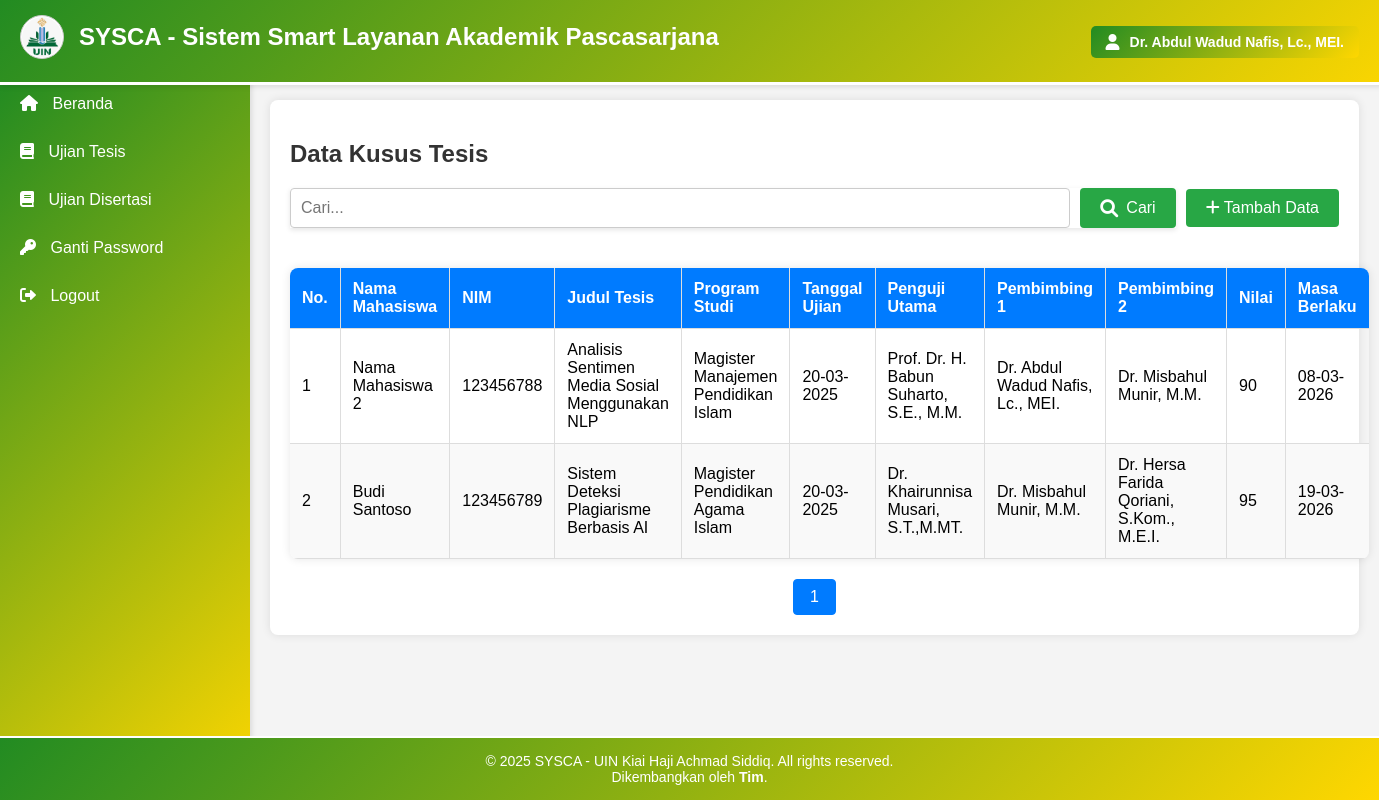
Page /view_tesis.php (signed in) on the committed database.
### tables this page shows
CREATE TABLE `kusus_tesis` (
  `id` int(11) NOT NULL,
  `id_tesis` int(11) NOT NULL,
  `tanggal_ujian` date NOT NULL,
  `id_penguji_utama` int(11) NOT NULL,
  `id_pembimbing1_penguji` int(11) NOT NULL,
  `id_pembimbing2_penguji` int(11) NOT NULL,
  `nilai` int(11) NOT NULL,
  `masa_berlaku` date DEFAULT NULL,
  `ketua_sidang` int(11) NOT NULL
);

CREATE TABLE `mahasiswa` (
  `id_mahasiswa` int(11) NOT NULL,
  `nama` varchar(100) NOT NULL,
  `nim` varchar(20) NOT NULL,
  `email` varchar(100) DEFAULT NULL,
  `telepon` varchar(15) DEFAULT NULL
);

CREATE TABLE `tesis` (
  `id_tesis` int(11) NOT NULL,
  `judul` varchar(255) NOT NULL,
  `abstrak` text,
  `tahun` year(4) DEFAULT NULL,
  `id_mahasiswa` int(11) DEFAULT NULL,
  `id_prodi` int(11) DEFAULT NULL,
  `status` enum('diajukan','diterima','ditolak','selesai') DEFAULT 'diajukan'
);

CREATE TABLE `prodi` (
  `id` int(11) NOT NULL,
  `Program` varchar(100) NOT NULL,
  `strata` int(1) NOT NULL
);

CREATE TABLE `dosen` (
  `id_dosen` int(11) NOT NULL,
  `nama` varchar(100) NOT NULL,
  `nidn` varchar(20) NOT NULL,
  `email` varchar(100) DEFAULT NULL,
  `telepon` varchar(15) DEFAULT NULL,
  `bidang_keahlian` varchar(100) DEFAULT NULL,
  `max` int(2) NOT NULL
);

### view_tesis.php (the view, shortened to what this page needs)
<?php
include 'koneksi.php';
$limit = 10;
$page = isset($_GET['page']) ? (int)$_GET['page'] : 1;
$start = ($page > 1) ? ($page * $limit) - $limit : 0;
$search = isset($_GET['search']) ? $_GET['search'] : '';
$searchCondition = $search ? "WHERE m.nama LIKE '%$search%' OR t.judul LIKE '%$search%' OR p.Program LIKE '%$search%'" : '';
$query = "
    SELECT
        k.id,
        k.id_tesis,
        k.id_penguji_utama,
        k.id_pembimbing1_penguji,
        k.id_pembimbing2_penguji,
        k.nilai,
        k.masa_berlaku,
        m.nama AS nama_mahasiswa,
        m.nim,
        t.judul AS judul_tesis,
        p.Program AS prodi,
        k.tanggal_ujian,
        d1.nama AS penguji_utama,
        d2.nama AS pembimbing1_penguji,
        d3.nama AS pembimbing2_penguji
    FROM
        kusus_tesis k
    JOIN
        tesis t ON k.id_tesis = t.id_tesis
    JOIN
        mahasiswa m ON t.id_mahasiswa = m.id_mahasiswa
    JOIN
        prodi p ON t.id_prodi = p.id
    JOIN
        dosen d1 ON k.id_penguji_utama = d1.id_dosen
    JOIN
        dosen d2 ON k.id_pembimbing1_penguji = d2.id_dosen
    JOIN
        dosen d3 ON k.id_pembimbing2_penguji = d3.id_dosen
    $searchCondition
    LIMIT $start, $limit";
$result = $koneksi->query($query);
$totalQuery = "
    SELECT COUNT(*) as total
    FROM kusus_tesis k
    JOIN tesis t ON k.id_tesis = t.id_tesis
    JOIN mahasiswa m ON t.id_mahasiswa = m.id_mahasiswa
    JOIN prodi p ON t.id_prodi = p.id
    $searchCondition";
$totalResult = $koneksi->query($totalQuery);
$totalData = $totalResult->fetch_assoc()['total'];
$totalPages = ceil($totalData / $limit);
?>
<!DOCTYPE html>
<html lang="id">
<head>
    <link rel="stylesheet" href="style.css">
    <link rel="stylesheet" href="https://cdnjs.cloudflare.com/ajax/libs/font-awesome/6.0.0/css/all.min.css">
    <link href="https://cdn.jsdelivr.net/npm/select2@4.1.0-rc.0/dist/css/select2.min.css" rel="stylesheet" />
</head>
<body>
    <?php include 'header.php'; ?>
    <?php include 'sidebar.php'; ?>
    <main class="content">
        <div class="container">
            <h2>Data Kusus Tesis</h2>
            <div class="search-and-add">
                <form method="GET" action="kusus_tesis.php" class="search-form">
                    <input type="text" name="search" placeholder="Cari..." value="<?php echo $search; ?>">
                    <button type="submit"><i class="fas fa-search"></i> Cari</button>
                </form>
                <button onclick="openAddModal()" class="btn-tambah"><i class="fas fa-plus"></i> Tambah Data</button>
            </div>
            <table>
                <thead>
                    <tr>
                        <th>No.</th>
                        <th>Nama Mahasiswa</th>
                        <th>NIM</th>
                        <th>Judul Tesis</th>
                        <th>Program Studi</th>
                        <th>Tanggal Ujian</th>
                        <th>Penguji Utama</th>
                        <th>Pembimbing 1</th>
                        <th>Pembimbing 2</th>
                        <th>Nilai</th>
                        <th>Masa Berlaku</th>
                    </tr>
                </thead>
                <tbody>
                    <?php
                        $no = 1;
                        while ($row = $result->fetch_assoc()):
                    ?>
                    <tr>
                        <td><?php echo $no; ?></td>
                        <td><?php echo $row['nama_mahasiswa']; ?></td>
                        <td><?php echo $row['nim']; ?></td>
                        <td><?php echo $row['judul_tesis']; ?></td>
                        <td><?php echo $row['prodi']; ?></td>
                        <td><?php echo date('d-m-Y', strtotime($row['tanggal_ujian'])); ?></td>
                        <td><?php echo $row['penguji_utama']; ?></td>
                        <td><?php echo $row['pembimbing1_penguji']; ?></td>
                        <td><?php echo $row['pembimbing2_penguji']; ?></td>
                        <td><?php echo $row['nilai']; ?></td>
                        <td><?php echo date('d-m-Y', strtotime($row['masa_berlaku'])); ?></td>
                    </tr>
                    <?php
                        $no++;
                        endwhile;
                    ?>
                </tbody>
            </table>
            <div class="pagination">
                <?php for ($i = 1; $i <= $totalPages; $i++): ?>
                    <a href="?page=<?php echo $i; ?>&search=<?php echo $search; ?>" class="<?php echo $page == $i ? 'active' : ''; ?>"><?php echo $i; ?></a>
                <?php endfor; ?>
            </div>
        </div>
    </main>
    <?php include 'footer.php'; ?>
</body>
</html>

### style.css (style rules this page uses)
body { font-family: Arial, sans-serif; margin: 0; padding: 0; background-color: #f4f4f4; display: flex; flex-direction: column; min-height: 100vh; }
.content { margin-left: 250px; padding: 80px 20px 20px; flex: 1; transition: margin-left 0.3s ease-in-out; }
.container { background: #fff; padding: 20px; border-radius: 8px; box-shadow: 0 0 10px rgba(0, 0, 0, 0.1); margin-top: 20px; }
h2 { color: #333; margin-bottom: 20px; }
table { width: 100%; border-collapse: collapse; margin-top: 20px; box-shadow: 0 0 10px rgba(0, 0, 0, 0.1); border-radius: 8px; overflow: hidden; }
table thead { background-color: #90EE90; color: #333; }
table th, table td { padding: 12px; text-align: left; border-bottom: 1px solid #ddd; }
table th { font-weight: bold; }
table tbody tr:nth-child(even) { background-color: #f9f9f9; }
table tbody tr { transition: background-color 0.3s ease; }
table th, table td { border-right: 1px solid #ddd; }
table th:last-child, table td:last-child { border-right: none; }
.pagination { display: flex; justify-content: center; margin-top: 20px; }
.pagination a { padding: 8px 16px; margin: 0 4px; text-decoration: none; color: #007bff; border: 1px solid #007bff; border-radius: 4px; transition: background 0.3s, color 0.3s; }
.pagination a.active { background-color: #007bff; color: #fff; }
.btn-tambah, .btn-edit, .btn-hapus, .btn-simpan, .btn-batal { padding: 8px 16px; border: none; border-radius: 4px; cursor: pointer; text-decoration: none; font-size: 14px; transition: background 0.3s, color 0.3s; }
.btn-tambah { background-color: #28a745; color: #fff; margin-bottom: 20px; }
.search-and-add { display: flex; justify-content: space-between; align-items: center; margin-bottom: 20px; gap: 10px; }
.search-and-add form { flex: 1; display: flex; gap: 10px; }
.search-and-add form input[type="text"] { flex: 1; padding: 10px; border: 1px solid #ccc; border-radius: 4px; font-size: 16px; }
.search-and-add form button { padding: 10px 20px; background-color: #28a745; color: #fff; border: none; border-radius: 4px; cursor: pointer; }
.btn-tambah { padding: 10px 20px; background-color: #007bff; color: #fff; border: none; border-radius: 4px; cursor: pointer; text-decoration: none; font-size: 16px; white-space: nowrap; }
.search-form { display: flex; gap: 10px; margin-bottom: 20px; }
.search-form input[type="text"] { flex: 1; padding: 10px; border: 2px solid #007bff; border-radius: 4px; font-size: 16px; outline: none; transition: border-color 0.3s ease; }
.search-form button { padding: 10px 20px; background-color: #007bff; color: #fff; border: none; border-radius: 4px; cursor: pointer; font-size: 16px; display: flex; align-items: center; gap: 8px; transition: background-color 0.3s ease; }
.search-form button i { font-size: 18px; }
.search-form { box-shadow: 0 2px 5px rgba(0, 0, 0, 0.1); }
.search-form { display: flex; gap: 10px; flex: 1; }
.btn-tambah { padding: 10px 20px; background-color: #28a745; color: #fff; border: none; border-radius: 4px; cursor: pointer; text-decoration: none; font-size: 16px; white-space: nowrap; }
table thead { background-color: #007bff; color: #fff; }

### rows in the picture
kusus_tesis: mahasiswa.nama "Nama Mahasiswa 2", mahasiswa.nim "123456788", id_tesis.judul "Analisis Sentimen Media Sosial Menggunakan NLP", prodi.Program "Magister Manajemen Pendidikan Islam", tanggal_ujian "20-03-2025", id_penguji_utama.nama "Prof. Dr. H. Babun Suharto, S.E., M.M.", id_pembimbing1_penguji.nama "Dr. Abdul Wadud Nafis, Lc., MEI.", id_pembimbing2_penguji.nama "Dr. Misbahul Munir, M.M.", nilai "90", masa_berlaku "08-03-2026"
kusus_tesis: mahasiswa.nama "Budi Santoso", mahasiswa.nim "123456789", id_tesis.judul "Sistem Deteksi Plagiarisme Berbasis AI", prodi.Program "Magister Pendidikan Agama Islam", tanggal_ujian "20-03-2025", id_penguji_utama.nama "Dr. Khairunnisa Musari, S.T.,M.MT.", id_pembimbing1_penguji.nama "Dr. Misbahul Munir, M.M.", id_pembimbing2_penguji.nama "Dr. Hersa Farida Qoriani, S.Kom., M.E.I.", nilai "95", masa_berlaku "19-03-2026"

### other values in the picture
$nama "Dr. Abdul Wadud Nafis, Lc., MEI."
